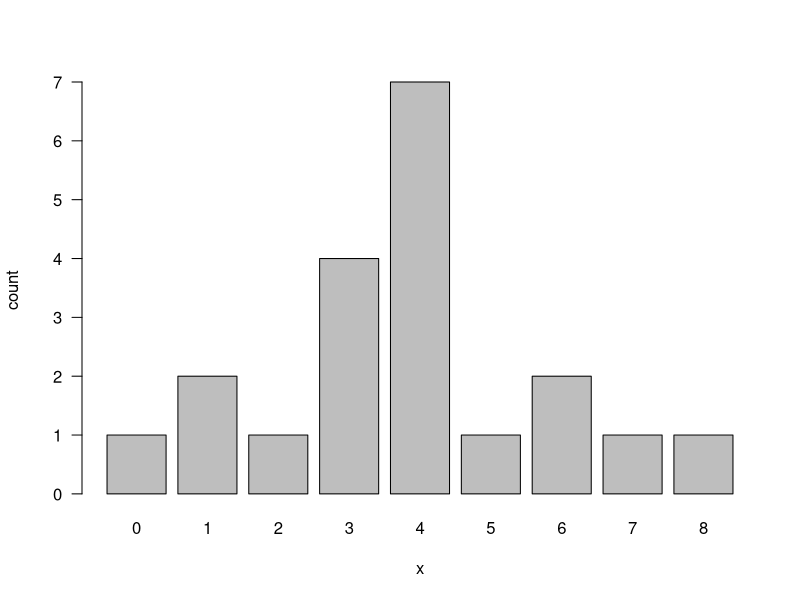
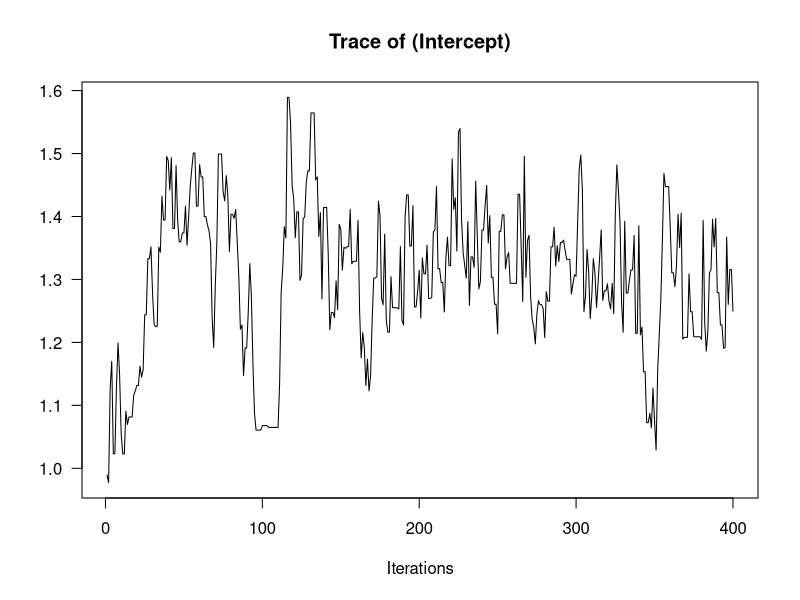
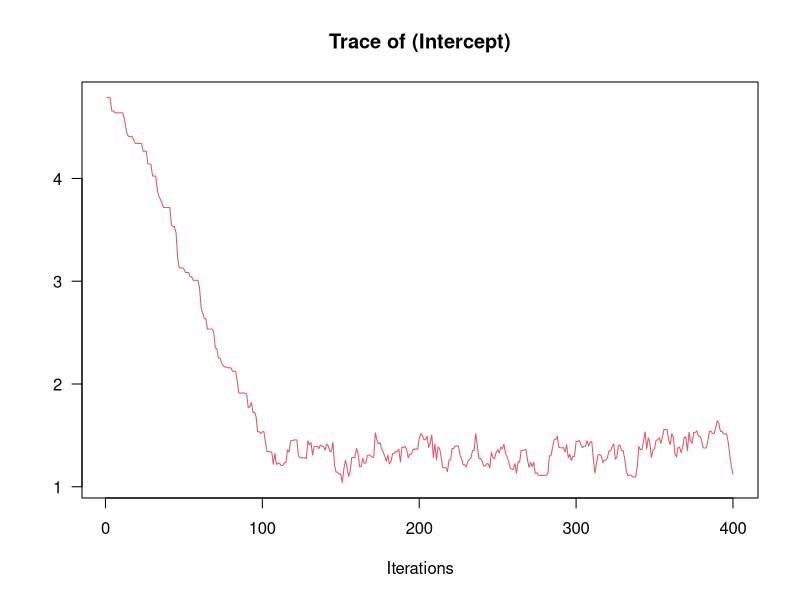
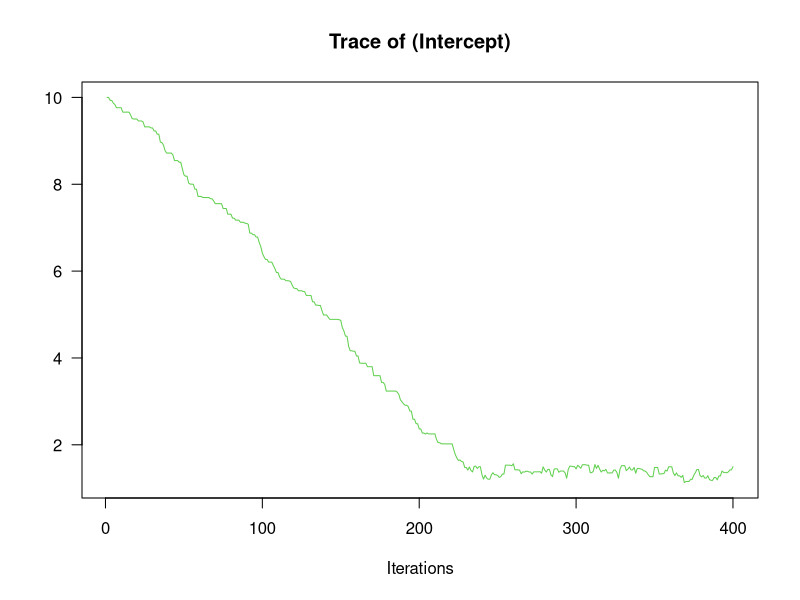
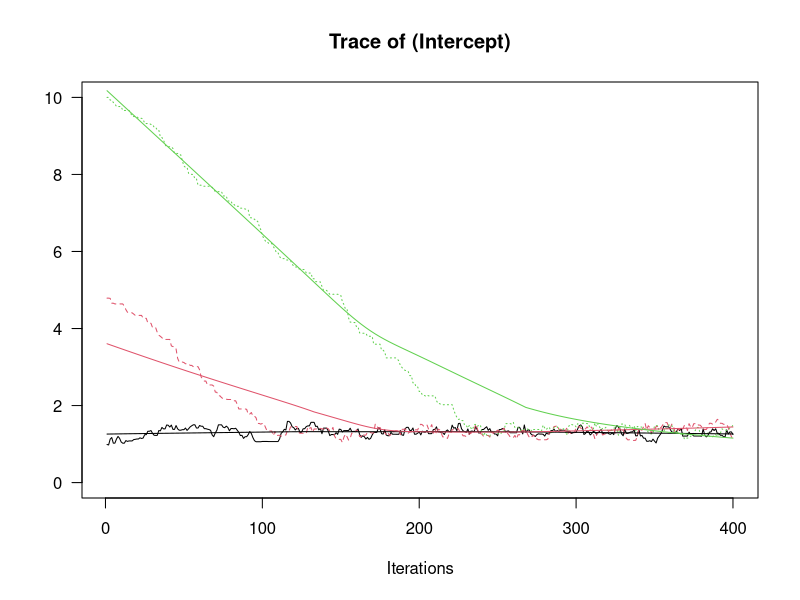
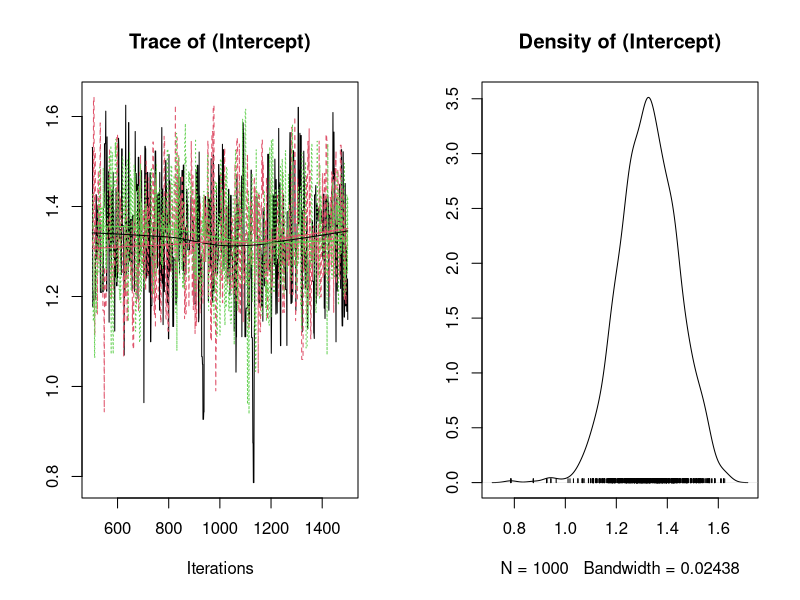
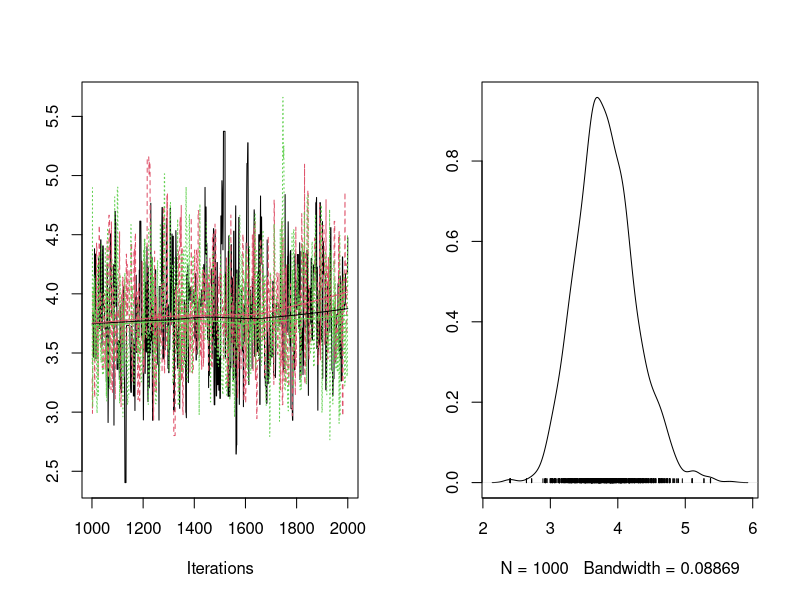
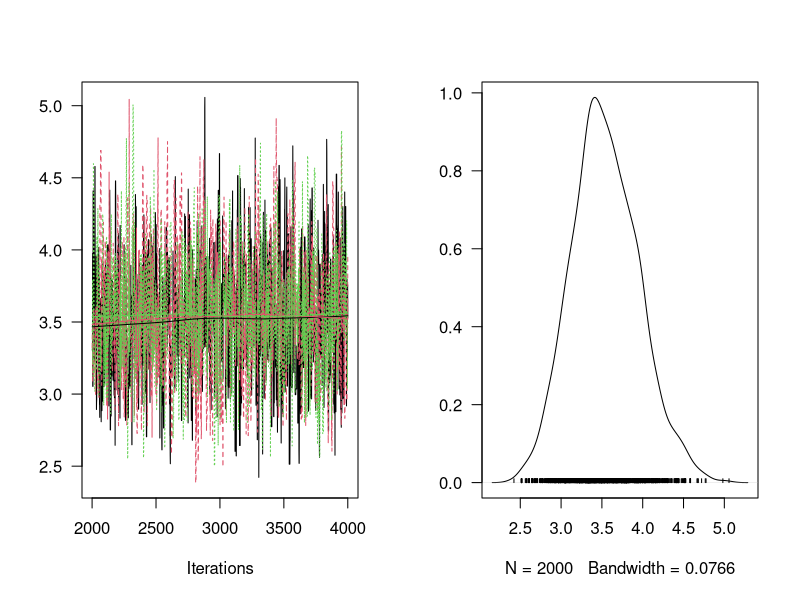

Write R code to recreate these figures, in order.
##
## Example 1: MCMCpack
##

## Data
x <- c(3, 2, 4, 3, 3, 6, 4, 1, 6, 4, 
       5, 7, 4, 4, 1, 4, 0, 3, 8, 4)

## Histogram
h <- hist(x, right = FALSE,
          breaks = seq(min(x), max(x) + 1, 1),
          plot = FALSE)
barplot(h$counts, names.arg = h$breaks[-length(h$breaks)],
        las = 1, xlab = "x", ylab = "count")

## Mean and variance
mean(x)
var(x)

## GLM
fit <- glm(x ~ 1, family = poisson(link = log))
summary(fit)
print(exp(coef(fit)))


## Load MCMCpack library
library(MCMCpack)

## Use MCMCpoisson function
post1 <- vector("list", 3)
post1[[1]] <- MCMCpoisson(x ~ 1, beta.start = 1,
                          burnin = 0, mcmc = 400,
                          thin = 1,
                          tune = 0.8, seed = 1117,
                          verbose = 20)

## Plot trace
#pdf("example1-1.pdf", width = 360/72, height = 240/72,
#    family = "Helvetica", pointsize = 10)
plot(post1[[1]], density = FALSE, col = 1, las = 1)
#dev.off()

post1[[2]] <- MCMCpoisson(x ~ 1, beta.start = 5,
                          burnin = 0, mcmc = 400,
                          thin = 1,
                          tune = 0.8, seed = 1123,
                          verbose = 20)
post1[[3]] <- MCMCpoisson(x ~ 1, beta.start = 10,
                          burnin = 0, mcmc = 400,
                          thin = 1,
                          tune = 0.8, seed = 1129,
                          verbose = 20)

plot(post1[[2]], density = FALSE, col = 2, las = 1)
plot(post1[[3]], density = FALSE, col = 3, las = 1)

## Tranform into mcmc.list class
post1.mcmc <- mcmc.list(post1)

## Plot trace
#pdf("example1-2.pdf", width = 360/72, height = 240/72,
#    family = "Helvetica", pointsize = 10)
plot(post1.mcmc, density = FALSE,
     ylim = c(0, 10), las = 1)
#dev.off()


## Adjust burnin, mcmc and tune parameters
post2 <- vector("list", 3)
burnin <- 500
mcmc <- 1000
thin <- 1
tune <- 2
verbose <- 0
post2[[1]] <- MCMCpoisson(x ~ 1, beta.start = 1,
                          burnin = burnin, mcmc = mcmc,
                          thin = thin,
                          tune = tune, seed = 1117,
                          verbose = verbose)
post2[[2]] <- MCMCpoisson(x ~ 1, beta.start = 5,
                          burnin = burnin, mcmc = mcmc,
                          thin = thin,
                          tune = tune, seed = 1123,
                          verbose = verbose)
post2[[3]] <- MCMCpoisson(x ~ 1, beta.start = 10,
                          burnin = burnin, mcmc = mcmc,
                          thin = thin,
                          tune = tune, seed = 1129,
                          verbose = verbose)
post2.mcmc <- mcmc.list(post2)

#pdf("example1-3.pdf", width = 360/72, height = 240/72,
#    family = "Helvetica", pointsize = 10)
plot(post2.mcmc)
#dev.off()

## Summary
summary(post2.mcmc)

## Exponential of poseterior mean of lambda
exp(summary(post2.mcmc)$statistics["Mean"])

## Convergence diagnostic
# Gelman & Rubin
gelman.diag(post2.mcmc)

# Geweke
geweke.diag(post2.mcmc)


##
## Use MCMCmetrop1R function
##

## Function returns log of prior x likelihood
LogPoisFun <- function(lambda, x) {
  # Poisson distribution: p(x) = lambda^x exp(-lambda)/x!
  if (lambda >= 0) {    # lambda must be non-negative
    # prior: dunif(0, 10^4)
    log(ifelse(lambda >= 0 & lambda < 10^4, 10^-4, 0)) + 
      # log likelihood
      sum(log(lambda^x * exp(-lambda) / factorial(x)))
  } else {
    -Inf
  }
}

## MCMC using Metropolis method
# burn-in: 1000
# iteration: 1000
# thinning: 1
chains <- 1:3
inits <- c(1, 10, 20)
seeds <- c(1117, 1123, 1129)
post3 <- lapply(chains,
                function(chain) {
                  MCMCmetrop1R(fun = LogPoisFun,
                               theta.init = inits[chain],
                               burnin = 1000, mcmc = 1000,
                               thin = 1,
                               tune = 2, seed = seeds[chain],
                               verbose = 0, logfun = TRUE,
                               x = x)
                })
post3.mcmc <- mcmc.list(post3)

## Convergence diagnostic
# Gelman & Rubin
gelman.diag(post3.mcmc)

## Plot trace
plot(post3.mcmc)

## Show results
summary(post3.mcmc)

## Informative prior

## Function for sampling
LogPoisFun2 <- function(lambda, x) {
  if (lambda >= 0) {  # lambda must be non-negative
    # prior: Gamma(2, 2)
    log(dgamma(lambda, shape = 2, rate = 2)) + 
      # log likelihood
      sum(log(dpois(x, lambda)))
  } else {
    -Inf
  }
}

chains <- 1:3
inits <- c(1, 10, 20)
seeds <- c(1117, 1123, 1129)
post4 <- lapply(chains,
                function(i) {
                  MCMCmetrop1R(fun = LogPoisFun2,
                               theta.init = inits[i],
                               burnin = 2000, mcmc = 2000,
                               thin = 1,
                               tune = 2, seed = seeds[i],
                               verbose = 0, logfun = TRUE,
                               x = x)
                })
post4.mcmc <- mcmc.list(post4)
summary(post4.mcmc)
plot(post4.mcmc, trace = TRUE, density = TRUE, las = 1)

## Plot prior, posterior and likelihood
#pdf("example1-4.pdf", width = 480/72, height = 480/72,
#    family = "Helvetica", pointsize = 10)

par(mfrow = c(2, 1))
# Prior
curve(dgamma(x, shape = 2, rate= 2), from = 0, to = 5,
      lty = 2, las = 1,
      xlim = c(0, 5), ylim = c(0, 1.2),
      xlab = "lambda", ylab = "density")

# Posterior
lines(density(sapply(1:3, function(i) post4[[i]])))

# Likelihood
ll <- function(x, x0) {
  sapply(x, function(lambda) prod(dpois(x0, lambda)))
}

x0 <- x  # Preserve x as x0
curve(ll(x, x0 = x0), from = 0, to = 5,
      type = "l", las = 1,
      xlab = "lambda", ylab = "likelihood")
#dev.off()
par(mfrow = c(1, 1))
